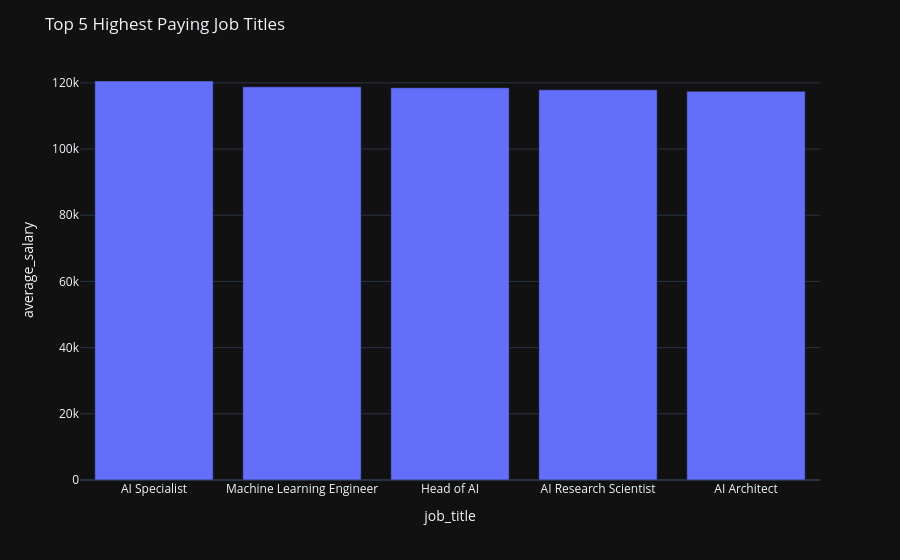

Notebook source saved alongside this figure:
### Code cell
# ✅ CELL 6 — Ask a natural language question
vn.ask("What are the top 5 highest paying job titles?")

### Figure 1 — Plotly figure (JSON) as saved in the notebook; plotly's stock layout.template omitted (floating-point values rounded to 4 significant figures)
{"data": [{"hovertemplate": "job_title=%{x}<br>average_salary=%{y}<extra></extra>", "legendgroup": "", "marker": {"color": "#636efa", "pattern": {"shape": ""}}, "name": "", "orientation": "v", "showlegend": false, "textposition": "auto", "type": "bar", "x": ["AI Specialist", "Machine Learning Engineer", "Head of AI", "AI Research Scientist", "AI Architect"], "xaxis": "x", "y": [120600.0, 118800.0, 118500.0, 117900.0, 117400.0], "yaxis": "y"}], "layout": {"barmode": "relative", "legend": {"tracegroupgap": 0}, "margin": {"t": 60}, "title": {"text": "Top 5 Highest Paying Job Titles"}, "xaxis": {"anchor": "y", "domain": [0, 1], "title": {"text": "job_title"}}, "yaxis": {"anchor": "x", "domain": [0, 1], "title": {"text": "average_salary"}}}}
